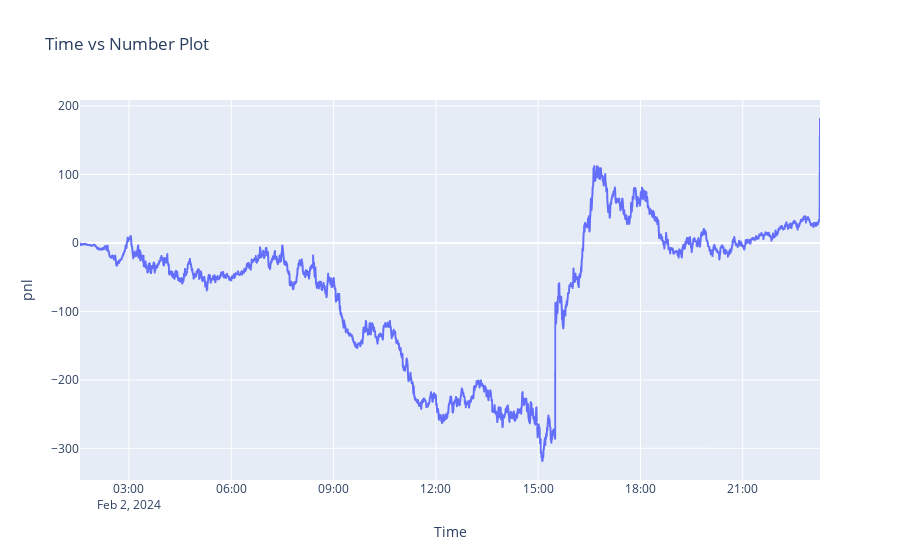

The notebook cell saved with this chart:
### Code cell
import plotly.express as px
import pandas as pd

# Sample data
# Break
df = pd.read_csv("172_16_27_128.csv", names = ["Time", "strategy", "trail", "rr","pnl"])

# Convert the 'Time' column to datetime type
df['Time'] = pd.to_datetime(df['Time'])

# Create the plot
fig = px.line(df, x='Time', y='pnl', title='Time vs Number Plot')

# Show the plot
fig.show()

### Figure 1 — Plotly figure (JSON) as saved in the notebook; plotly's stock layout.template omitted (floating-point values rounded to 4 significant figures; data arrays with more than 128 entries replaced by an {"elided": "..."} marker saying what was removed)
{"data": [{"hovertemplate": "Time=%{x}<br>pnl=%{y}<extra></extra>", "legendgroup": "", "line": {"color": "#636efa", "dash": "solid"}, "marker": {"symbol": "circle"}, "mode": "lines", "name": "", "showlegend": false, "type": "scattergl", "x": {"elided": "2549 str values"}, "xaxis": "x", "y": {"elided": "2549 float values"}, "yaxis": "y"}], "layout": {"legend": {"tracegroupgap": 0}, "title": {"text": "Time vs Number Plot"}, "xaxis": {"anchor": "y", "domain": [0, 1], "title": {"text": "Time"}}, "yaxis": {"anchor": "x", "domain": [0, 1], "title": {"text": "pnl"}}}}
